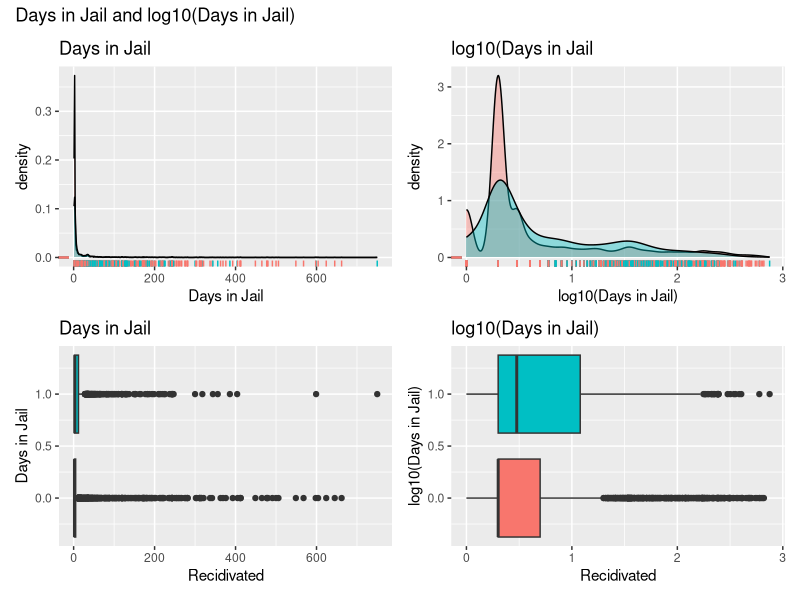
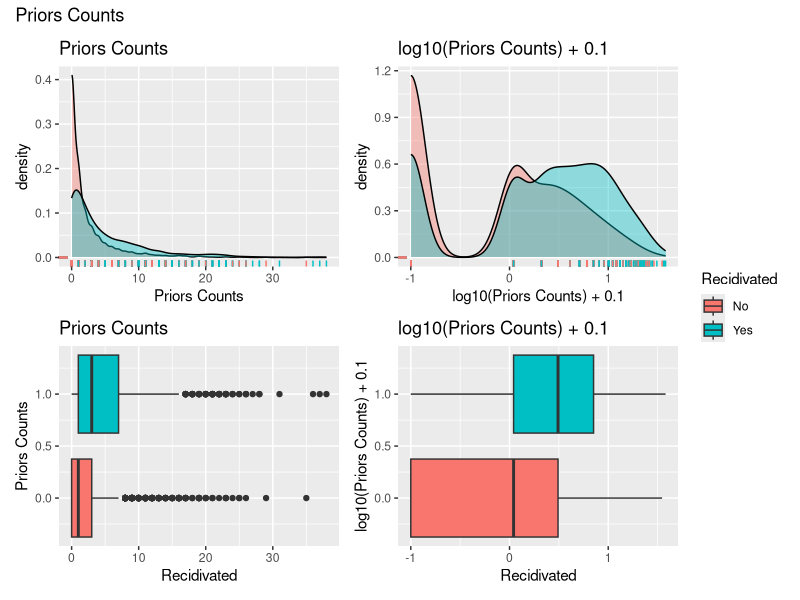
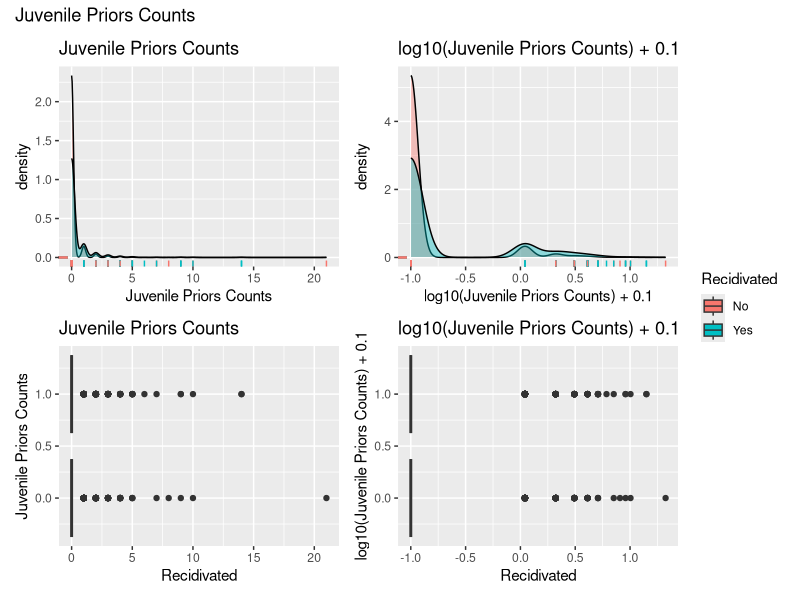
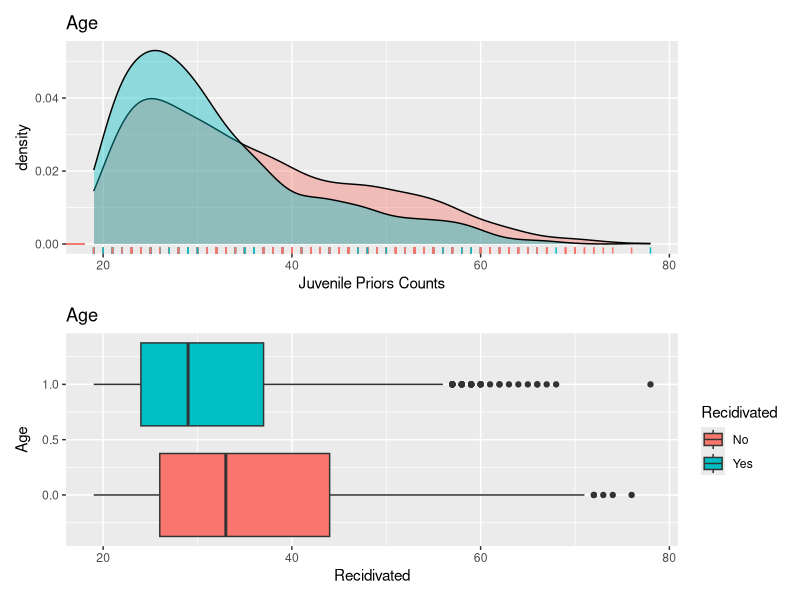
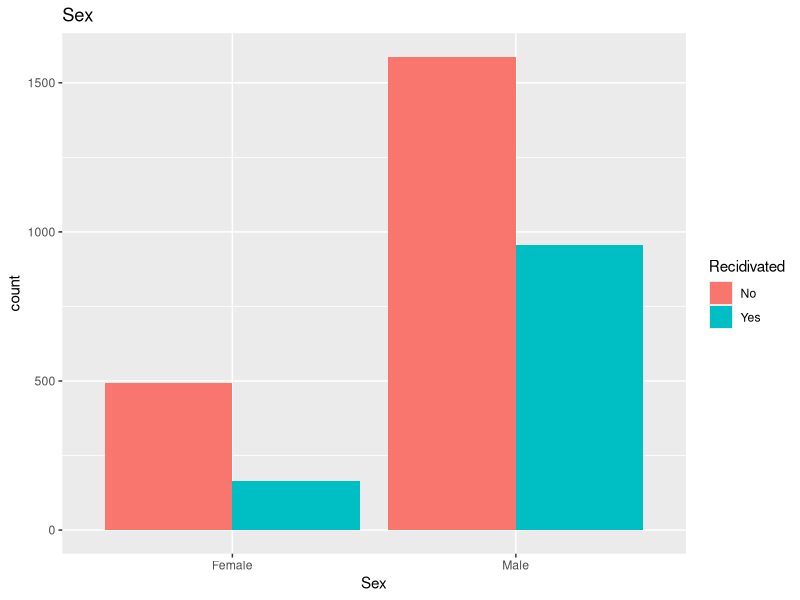
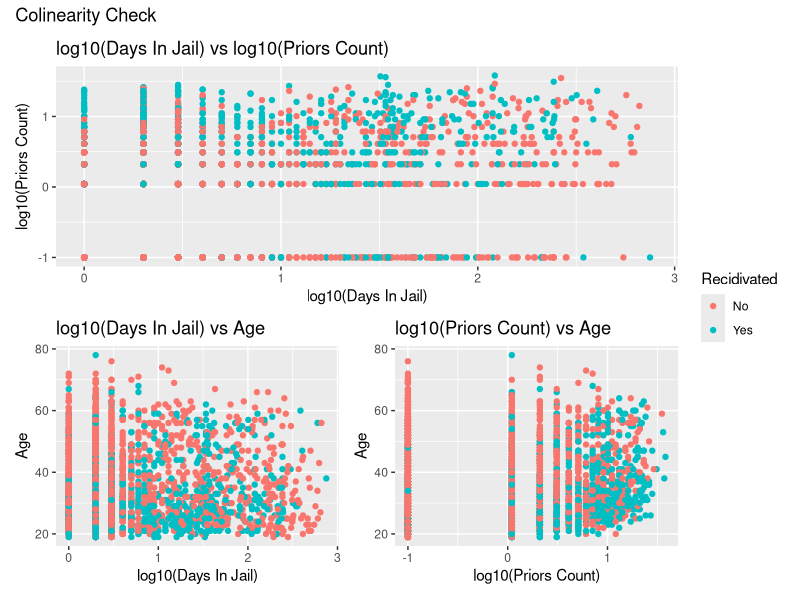

The R source for these figures, in order: (Note: this script raises an error after producing the figures.)
rm(list = ls())
library(tidyverse)
library(lubridate)
library(patchwork)

recid <- read.csv("datasets/Project3Sample4000.csv")

# Functions

createTraining <- function(data, seed = 123, trainPercent = 0.8) {
  set.seed(seed)
  n <- nrow(data)
  
  numTrain <- floor(trainPercent * n)
  trainingRows <- sample(1:n, size = numTrain, replace = FALSE)
  
  trainingData <- data[trainingRows, ]
  testingData <- data[-trainingRows, ]
  
  return(list(training = trainingData, testing = testingData))
}

logicRegression <- function(data, model) {
  
  numTrain <- nrow(data)
  
  trainingPredict <- predict.glm(model, newdata=data, type="response")
  
  trainingWithPredictions <- cbind(data,trainingPredict) %>% 
    mutate(prediction = ifelse(trainingPredict < 0.5, "Not Heart Disease", "Heart Disease"))
  
  trainingMatrix <- table(trainingWithPredictions$isRecid,trainingWithPredictions$prediction)
  
  error <- (trainingMatrix[1,2] + trainingMatrix[2,1])/numTrain
  
  pHat <- (trainingMatrix[2,1]+trainingMatrix[2,2])/numTrain
  
  standardError <- sqrt(pHat*(1-pHat)/numTrain)
  
  pValue <- pnorm(error,pHat,standardError)
  
  return(list(prediction = trainingWithPredictions, matrix = trainingMatrix, error = error, pValue = pValue))
} 

# Task 1

## Data Cleaning
recid2 <- recid %>% 
  rename(
    dayBefScreenArrest = days_b_screening_arrest,
    jailIn = c_jail_in,
    jailOut = c_jail_out,
    daysFromCompas = c_days_from_compas,
    chargeDegree = c_charge_degree,
    chargeDesc = c_charge_desc,
    riskRecidDecileScore = RiskRecidDecileScore,
    riskRecidScoreLevel = RiskRecidScoreLevel,
    riskRecidScreeningDate = RiskRecidScreeningDate,
    riskViolenceDecileScore = RiskViolenceDecileScore,
    riskViolenceScoreLevel = RiskViolenceScoreLevel
  ) %>% 
  mutate(
    dob = as_date(dmy(dob)),
    ageCat = as.factor(ageCat),
    race = as.factor(race),
    jailIn = as.Date(dmy_hm(jailIn, tz = "EST")),
    jailOut = as.Date(dmy_hm(jailOut, tz = "EST")),
    chargeDegree = as.factor(gsub("[()]","",chargeDegree)),
    riskRecidScoreLevel = as.factor(riskRecidScoreLevel),
    riskRecidScreeningDate = as_date(dmy(riskRecidScreeningDate))
    )

## Data Engineering

recid3 <- recid2 %>% 
  mutate(
    daysInJail = as.numeric(difftime(jailOut,jailIn,unit="days")+1),
    logDaysInJail = log10(daysInJail),
    logPriorsCount = log10(priorsCount+0.1),
    juvCount = juvFelonyCount + juvMisdemeanerCount + juvOtherCount,
    logJuvCount = log10(juvCount+0.1)
  )

## Data Removal

recid4 <- recid3 %>% 
  select (
    -name,
    -dob,
    -race
  )

## Testing Training Split

testingTraining <- createTraining(recid4)

recidTraining <- testingTraining$training

recidTesting <-  testingTraining$testing

## Visualize Data

### Functions

jjIntervals <-  function(data, model) {
  
  confidence <- as.data.frame(predict.lm(model, newdata = data, interval = "confidence")) %>% 
    rename(confLwr = lwr, confUpr = upr)
  
  prediction <- as.data.frame(predict.lm(model, newdata = data, interval = "prediction")) %>%
    rename(predictLwr = lwr, predictUpr = upr) %>%
    select(predictLwr, predictUpr)
  
  intervalData <- cbind(data,confidence,prediction)
  
  return(intervalData)
}

jjplotDensity <- function(data,x,fill,color) {
  plot <- ggplot(data, aes(x={{x}})) +
    geom_density(aes(fill={{fill}}), alpha=0.4)+
    geom_rug(aes(color={{color}}), y=0) +
    theme(legend.position = "none")
  return(plot)
}

jjplotBoxplot <- function(data,x,y,fill) {
  plot <- ggplot(data=data, aes(x = {{x}}, y = {{y}}, fill = {{fill}})) +
    geom_boxplot() +
    coord_flip() +
    theme(legend.position = "none")
  return(plot)
}

jjplotPoint <- function(data,x,y,color, model) {
  data <- jjIntervals(data,model)
  plot <- ggplot(data=data, aes(x = {{x}}, y = {{y}}, color = {{color}})) +
    geom_point() +
    geom_ribbon(aes(ymin = 10^confLwr, ymax = 10^confUpr), fill = "yellow", alpha = 0.4) +
    geom_line(aes(y = 10^fit), color = "#3366FF", size = 0.75) +
    geom_line(aes(y = 10^confLwr), linetype = "dashed", size = 0.75) +
    geom_line(aes(y = 10^confUpr), linetype = "dashed", size = 0.75) +
    geom_line(aes(y = 10^predictLwr), linetype = "dashed", color = "red", size = 0.75) +
    geom_line(aes(y = 10^predictUpr), linetype = "dashed", color = "red", size = 0.75)
  return(plot)
}

### DaysInJail

p1 <- recidTraining %>% 
  jjplotDensity(x = daysInJail, fill = as.factor(isRecid), color = as.factor(isRecid)) +
  labs(
    title="Days in Jail",
    x = "Days in Jail",
  )

p2 <- recidTraining %>% 
  jjplotDensity(x = logDaysInJail, fill = as.factor(isRecid), color = as.factor(isRecid)) +
  labs(
    title="log10(Days in Jail",
    x = "log10(Days in Jail)",
  )

p3 <- recidTraining %>% 
  jjplotBoxplot(x = isRecid, y=daysInJail, fill=as.factor(isRecid)) +
  labs(
    title="Days in Jail",
    x = "Days in Jail",
    y = "Recidivated"
  )

p4 <- recidTraining %>% 
  jjplotBoxplot(x = isRecid, y=logDaysInJail, fill=fct_recode(as.factor(isRecid),Yes = "1", No = "0")) +
  
  labs(
    title="log10(Days in Jail)",
    x = "log10(Days in Jail)",
    y = "Recidivated",
    fill = "Recidivated"
  )

p1 + p2 + p3 + p4 + 
  plot_annotation(
    title = "Days in Jail and log10(Days in Jail)",
  ) + plot_layout(guides = 'collect')

### Priors Count

p5 <- recidTraining %>% 
  jjplotDensity(x = priorsCount, fill = as.factor(isRecid), color = as.factor(isRecid)) +
  labs(
    title="Priors Counts",
    x = "Priors Counts"
  )
p6 <- recidTraining %>% 
  jjplotDensity(x = logPriorsCount, fill = as.factor(isRecid), color = as.factor(isRecid)) +
  labs(
    title="log10(Priors Counts) + 0.1",
    x = "log10(Priors Counts) + 0.1"
  )
p7 <- recidTraining %>% 
  jjplotBoxplot(x = isRecid, y=priorsCount, fill=as.factor(isRecid)) +
  labs(
    title="Priors Counts",
    x = "Priors Counts",
    y = "Recidivated",
    fill = "Recidivated"
  )
p8 <- recidTraining %>% 
  jjplotBoxplot(x = isRecid, y=logPriorsCount, fill=fct_recode(as.factor(isRecid),Yes = "1", No = "0")) +
  theme(legend.position = "right") +
  labs(
    title="log10(Priors Counts) + 0.1",
    x = "log10(Priors Counts) + 0.1",
    y = "Recidivated",
    fill = "Recidivated"
  )
p5 + p6 + p7 + p8 + plot_annotation(title = "Priors Counts") + plot_layout(guides = 'collect')

### Juvenile Priors Count

p9 <- recidTraining %>% 
  jjplotDensity(x = juvCount, fill = as.factor(isRecid), color = as.factor(isRecid)) +
  labs(
    title="Juvenile Priors Counts",
    x = "Juvenile Priors Counts"
  )
p10 <- recidTraining %>% 
  jjplotDensity(x = logJuvCount, fill = as.factor(isRecid), color = as.factor(isRecid)) +
  labs(
    title="log10(Juvenile Priors Counts) + 0.1",
    x = "log10(Juvenile Priors Counts) + 0.1"
  )
p11 <- recidTraining %>% 
  jjplotBoxplot(x = isRecid, y=juvCount, fill=as.factor(isRecid)) +
  labs(
    title="Juvenile Priors Counts",
    x = "Juvenile Priors Counts",
    y = "Recidivated",
    fill = "Recidivated"
  )
p12 <- recidTraining %>% 
  jjplotBoxplot(x = isRecid, y=logJuvCount, fill=fct_recode(as.factor(isRecid),Yes = "1", No = "0")) +
  theme(legend.position = "right") +
  labs(
    title="log10(Juvenile Priors Counts) + 0.1",
    x = "log10(Juvenile Priors Counts) + 0.1",
    y = "Recidivated",
    fill = "Recidivated"
  )
p9 + p10 + p11 + p12 + plot_annotation(title = "Juvenile Priors Counts") + plot_layout(guides = 'collect')

### Age

p13 <- recidTraining %>% 
  jjplotDensity(x = age, fill = as.factor(isRecid), color = as.factor(isRecid)) +
  labs(
    title="Age",
    x = "Juvenile Priors Counts"
  )

p14 <- recidTraining %>% 
  jjplotBoxplot(x = isRecid, y=age, fill=fct_recode(as.factor(isRecid),Yes = "1", No = "0")) +
  theme(legend.position = "right") +
  labs(
    title="Age",
    x = "Age",
    y = "Recidivated",
    fill = "Recidivated"
  )

p13 / p14

### Sex

ggplot(data=recidTraining,aes(x=sex, fill=fct_recode(as.factor(isRecid),Yes = "1", No = "0"))) +
  geom_bar(position = "dodge") +
  labs(
    title="Sex",
    x = "Sex",
    fill = "Recidivated"
  )

### Colinearity Check

p15 <- ggplot(recidTraining, aes(x = logDaysInJail, y = logPriorsCount, color = fct_recode(as.factor(isRecid),Yes = "1", No = "0"))) +
  geom_point() +
  labs(
    title="log10(Days In Jail) vs log10(Priors Count)",
    x = "log10(Days In Jail)",
    y = "log10(Priors Count)",
    color = "Recidivated"
  )

p16 <- ggplot(recidTraining, aes(x = logDaysInJail, y = age, color = fct_recode(as.factor(isRecid),Yes = "1", No = "0"))) +
  geom_point() +
  labs(
    title="log10(Days In Jail) vs Age",
    x = "log10(Days In Jail)",
    y = "Age",
    color = "Recidivated"
  )

p17 <- ggplot(recidTraining, aes(x = logPriorsCount, y = age, color = fct_recode(as.factor(isRecid),Yes = "1", No = "0"))) +
  geom_point() +
  labs(
    title="log10(Priors Count) vs Age",
    x = "log10(Priors Count)",
    y = "Age",
    color = "Recidivated"
  )

p15 / (p16 + p17) + plot_annotation(title = "Colinearity Check") + plot_layout(guides = 'collect')

# Task 2

model1 <- glm(isRecid ~ sex + age + juvTotalCount + priorsCount + logDaysInJail,data=recidTraining, family = binomial)

summary(model1)

numTrain <- nrow(recidTraining)

recidPredict <- predict.glm(model1, newdata=recidTraining, type="response")

trainingWithPredictions <- cbind(recidTraining,recidPredict) %>% 
  mutate(prediction = ifelse(recidPredict < 0.43, "No No Reaffend", "Reaffend Uh oh"))

trainingMatrix <- table(trainingWithPredictions$isRecid,trainingWithPredictions$prediction)

(error <- (trainingMatrix[1,2] + trainingMatrix[2,1])/numTrain)

(pHat <- (trainingMatrix[2,1]+trainingMatrix[2,2])/numTrain)

(standardError <- sqrt(pHat*(1-pHat)/numTrain))

(pValue <- pnorm(error,pHat,standardError))

model2 <- glm(isRecid ~ sex + age + priorsCount + daysInJail,data=recidTraining, family = binomial)

summary(model2)

numTrain <- nrow(recidTraining)

recidPredict <- predict.glm(model2, newdata=recidTraining, type="response")

trainingWithPredictions <- cbind(recidTraining,recidPredict) %>% 
  mutate(prediction = ifelse(recidPredict < 0.431, "No No Reaffend", "Reaffend Uh oh"))

trainingMatrix <- table(trainingWithPredictions$isRecid,trainingWithPredictions$prediction)

(error <- (trainingMatrix[1,2] + trainingMatrix[2,1])/numTrain)

(pHat <- (trainingMatrix[2,1]+trainingMatrix[2,2])/numTrain)

(standardError <- sqrt(pHat*(1-pHat)/numTrain))

(pValue <- pnorm(error,pHat,standardError))

testingPredict <- predict.glm(model2, newdata=recidTesting, type="response")

testingWithPredictions <- cbind(recidTesting,testingPredict) %>% 
  mutate(prediction = ifelse(testingPredict < 0.431, "No No Reaffend", "Reaffend Uh oh"))

testingMatrix <- table(testingWithPredictions$isRecid,testingWithPredictions$prediction)

(testingError <- (error <- (testingMatrix[1,2] + testingMatrix[2,1])/numTrain))

recidMysteryBox <- read.csv("datasets/Project3Mystery100.csv")



